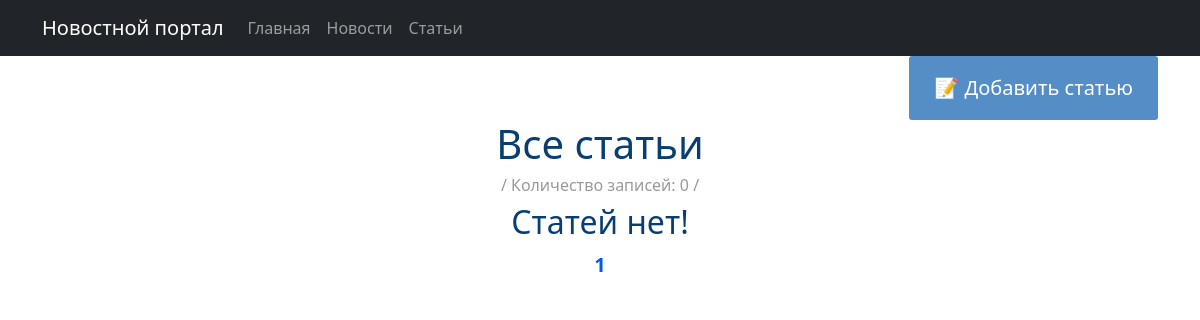
The app's page /articles/, older data.
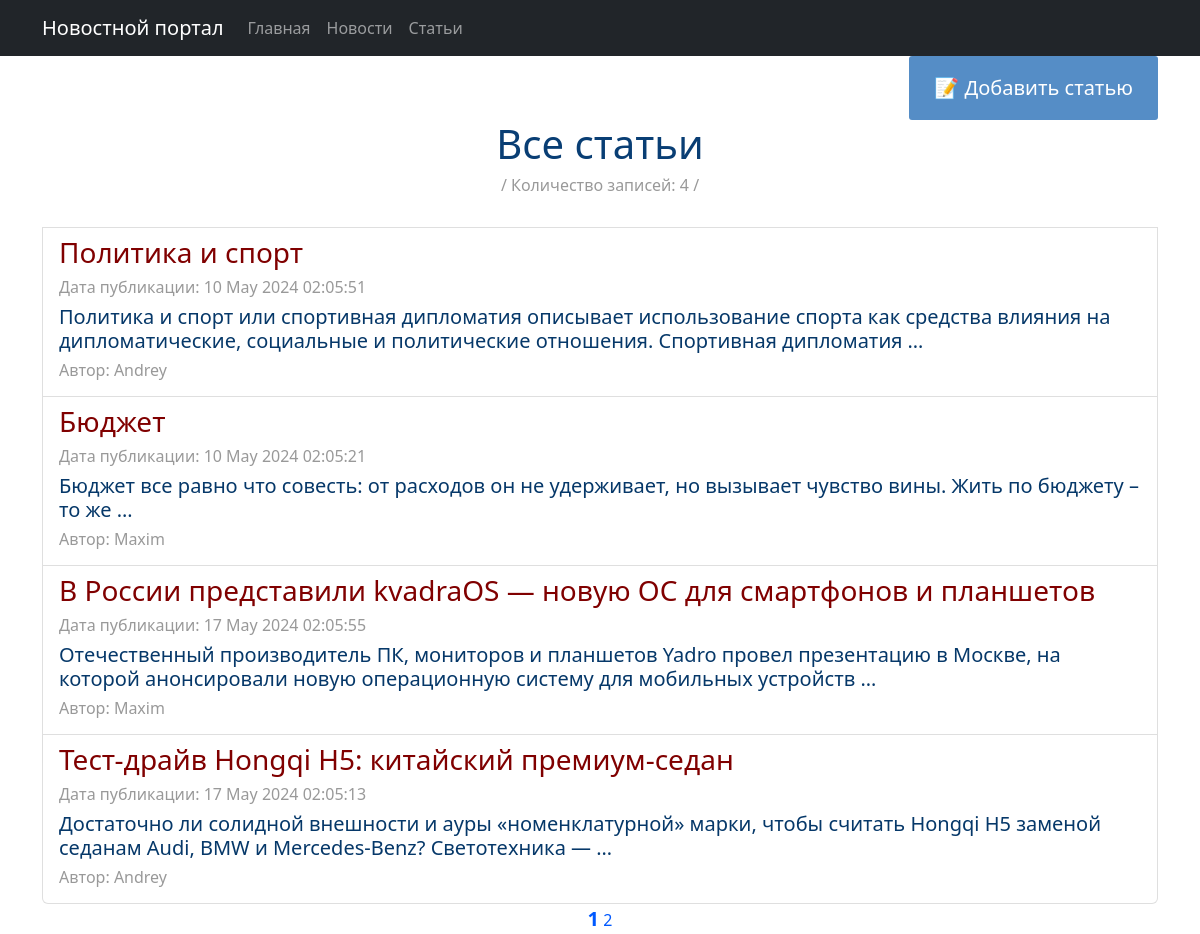
The same page, newer data.
### news/models.py (models this page shows, shortened)
class Post(models.Model):
    categor = [
        ('AR', 'Статья'),
        ('NE', 'Новость'),
    ]
    type = models.CharField(max_length=8, choices=categor, default='AR')
    user = models.ForeignKey(Author, on_delete=models.CASCADE, related_name='post')
    category = models.ManyToManyField(Category, through='PostCategory')
    date = models.DateTimeField(auto_now_add=True)
    title = models.CharField(max_length=256)
    text = models.TextField()
    rating = models.SmallIntegerField(default=0)

class Author(models.Model):
    user = models.OneToOneField(User, on_delete=models.CASCADE)
    rating = models.SmallIntegerField(default=0)

### news/views.py (the view)
# urls.py: path('articles/', ArticlesList.as_view(), name='articles_list'),
class ArticlesList(ListView):
    model = Post
    ordering = '-date'
    template_name = 'articles.html'
    context_object_name = 'articles'
    paginate_by = 4
    def get_queryset(self):
        return Post.objects.filter(type='AR')

### news/templatetags/custom_filters.py (called while the page is built)
@register.filter()
def length(value):
    return len(value)

### news/templatetags/custom_tags.py (called while the page is built)
@register.simple_tag(takes_context=True)
def url_replace(context, **kwargs):
    d = context['request'].GET.copy()
    for k, v in kwargs.items():
        d[k] = v
    return d.urlencode()

### templates/articles.html (shortened to what this page needs)
{% extends 'flatpages/default.html' %}
{% load custom_filters %}
{% load custom_tags %}
{% block content %}
<div class="flex-container">
    <a href="create/" class="btn">📝 Добавить статью</a>
</div>
<h1>Все статьи</h1>
<h6><span
        style="color: #999999;">/ Количество записей: {{articles|length}} /</span></h6>
{% if articles %}
<div class="list-group">
    <br>
    {% for article in articles %}
    <a href="{{ article.id }}" class="list-group-item list-group-item-action">
        <h3 style="text-align: left;"><span
                style="color: #800000;">{{ article.title }}</span></h3>
        <h6 style="text-align: left;"><span
                style="color: #999999;">Дата публикации: {{article.date |date:'d M Y h:m:s'}}</span></h6>
        <h5 style="text-align: left;">{{ article.text | truncatewords:20 }}</h5>
        <h6 style="text-align: left;"><span
                style="color: #999999;">Автор: {{ article.user.user }}</span></h6>
    </a>
    {% endfor %}
</div>
{% else %}
<h2>Статей нет!</h2>
{% endif %}
<a style="font-size: 20px;"><b>{{ page_obj.number }}</b></a>
{% if page_obj.has_next %}
<a href="?{% url_replace page=page_obj.next_page_number %}">{{ page_obj.next_page_number }}</a>
{% endif %}
{% endblock content %}

### templates/flatpages/default.html (shortened to what this page needs)
<!DOCTYPE html>
<html lang="en">
<head>
    {% load static %}
    <link href="{% static 'css/styles.css' %}" rel="stylesheet"/>
</head>
<body>
<nav class="navbar navbar-expand-lg navbar-dark bg-dark static-top">
    <div class="container">
        <a class="navbar-brand" href="#">Новостной портал</a>
        <div class="collapse navbar-collapse" id="navbarResponsive">
            <ul class="navbar-nav ml-auto">
                <li class="nav-item active">
                    <a class="nav-link" href="/main/">Главная
                    </a>
                </li>
                <li class="nav-item">
                    <a class="nav-link" href="/news/">Новости</a>
                </li>
                <li class="nav-item">
                    <a class="nav-link" href="/articles/">Статьи</a>
                </li>
            </ul>
        </div>
    </div>
</nav>
<div class="container">
    <div class="row">
        <div class="col-lg-12 text-center">
            {% block content %}{% endblock content %}
        </div>
    </div>
</div>
</body>
</html>

### templates/flatpages/default.html (style rules this page uses)
.btn { display: inline-block; background: #558DC6; color: #fff; padding: 1rem 1.5rem; text-decoration: none; border-radius: 3px; font-size: 20px; }
.flex-container { display: flex; justify-content: flex-end; align-items: flex-start; grid-template-columns: repeat(n, 1fr); gap: 10px;  }

Row changes from the older to the newer data that the page shows:
now on this page (row edited): Post: title "Политика и спорт", date "10 May 2024 02:05:51", text "Политика и спорт или спортивная дипломатия описывает использование спорта как средства влияния на дипломатические, социальные и политические отношения. Спортивная дипломатия …", user.user "Andrey"
now on this page (row edited): Post: title "Бюджет", date "10 May 2024 02:05:21", text "Бюджет все равно что совесть: от расходов он не удерживает, но вызывает чувство вины. Жить по бюджету – то же …", user.user "Maxim"
added Post: title "В России представили kvadraOS — новую ОС для смартфонов и планшетов", date "17 May 2024 02:05:55", text "Отечественный производитель ПК, мониторов и планшетов Yadro провел презентацию в Москве, на которой анонсировали новую операционную систему для мобильных устройств …", user.user "Maxim"
added Post: title "Тест-драйв Hongqi H5: китайский премиум-седан", date "17 May 2024 02:05:13", text "Достаточно ли солидной внешности и ауры «номенклатурной» марки, чтобы считать Hongqi H5 заменой седанам Audi, BMW и Mercedes-Benz? Светотехника — …", user.user "Andrey"
Text that changed along with them:
{{ articles|length }}: "0" → "4"
{{ page_obj.next_page_number }}: (not shown) → "2"
text no longer shown: "Статей нет!"
